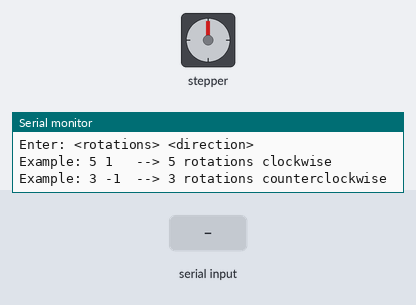
A sketch run on a simulated Arduino Uno, built with avr-gcc and run on an emulated ATmega328P. Parts: stepper motor, the last lines printed to the serial monitor. Inputs (shaded band) come from the test bench. Stepper angles assume 2048 steps per turn.

Above: at 1.2 s.
1.3 s: "90,45\n" received over Serial
At 1.45 s:
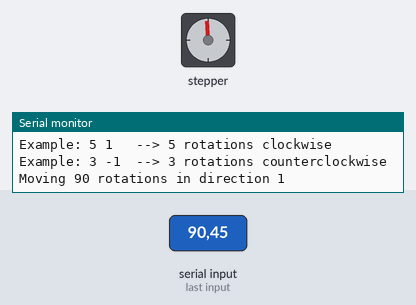
At 2.06 s:
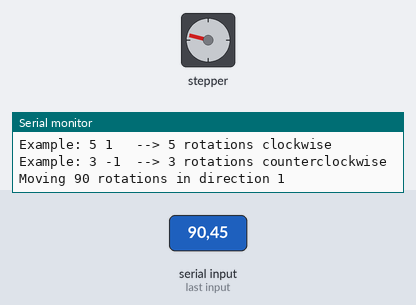
Timing chart, 0 to 20.9 s (numbered marks = the images above; inputs shaded):
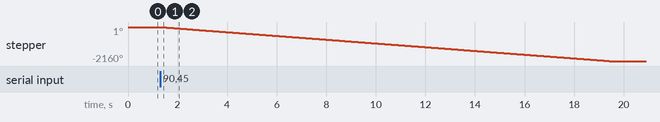

Measured:
- after the input at 1.3 s, stepper: turns 2160° counter-clockwise in 18.1 s, starting at once

The sketch:

Stepper_Motor_Lift.ino
```cpp
#include <Stepper.h>

// 17 rotations from start to end to fully lift scissor design

int stepsPerRevolution = 2048;  // 28BYJ-48 = 2048 steps/rev
int rpm = 20;
Stepper myStepper(stepsPerRevolution, 4, 18, 5, 19);

String inputString = "";
boolean inputComplete = false;

void setup() {
  Serial.begin(115200);   // open serial monitor at 115200 baud
  myStepper.setSpeed(rpm);

  Serial.println("Enter: <rotations> <direction>");
  Serial.println("Example: 5 1   --> 5 rotations clockwise");
  Serial.println("Example: 3 -1  --> 3 rotations counterclockwise");
}

void loop() {
  if (Serial.available()) {
    char c = (char)Serial.read();
    if (c == '\n') { // end of line
      inputComplete = true;
    } else {
      inputString += c;
    }
  }

  if (inputComplete) {
    int rotations = 0;
    int direction = 1;

    // parse input
    sscanf(inputString.c_str(), "%d %d", &rotations, &direction);

    Serial.print("Moving ");
    Serial.print(rotations);
    Serial.print(" rotations in direction ");
    Serial.println(direction);

    long stepsToMove = (long)stepsPerRevolution * rotations * direction;
    myStepper.step(stepsToMove);

    // reset
    inputString = "";
    inputComplete = false;
    Serial.println("Done. Enter next command:");
  }
}
```
